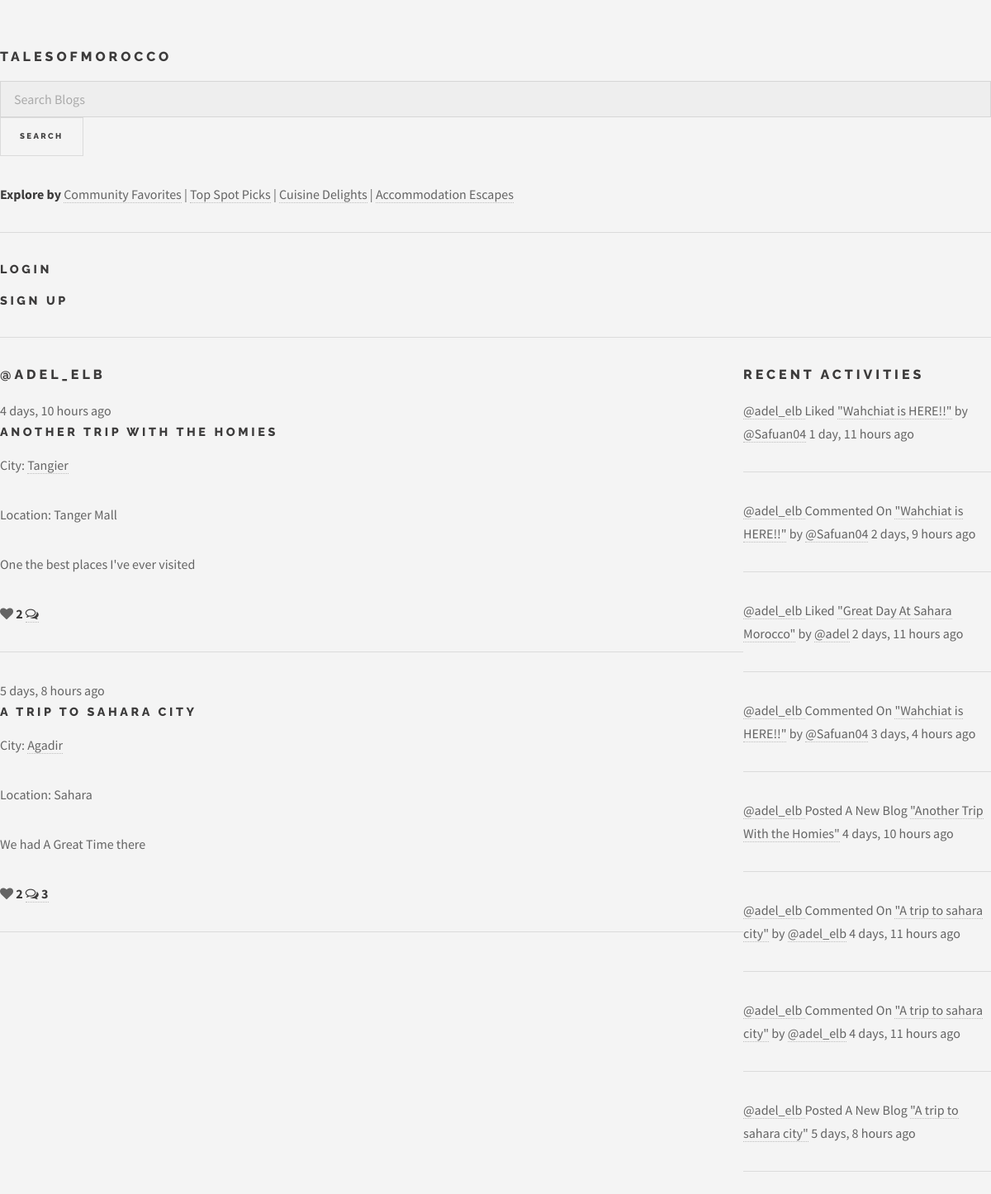
Page /profile/1/ on the earlier database version.
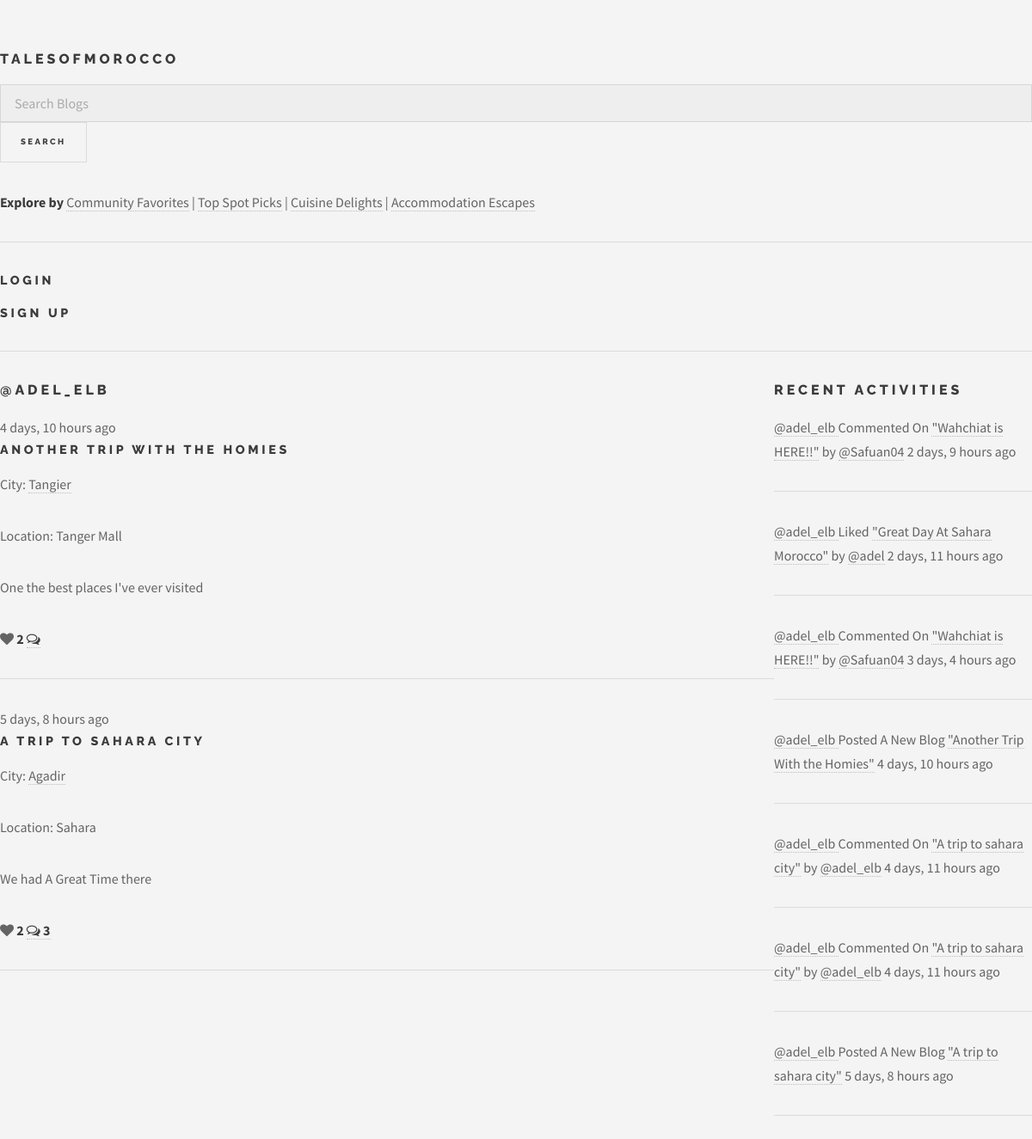
Same page on the later database version.
### base/models.py (models this page shows, shortened)
class BlogPost(models.Model):
    author = models.ForeignKey(User, on_delete=models.CASCADE, null=True)
    title = models.CharField(max_length=200)
    city = models.ForeignKey(City, on_delete=models.SET_NULL, null=True)
    specific_location = models.CharField(max_length=200, null=True, blank=True)
    description = models.TextField(null=False, blank=False)
    food = models.CharField(max_length=200, blank=True)
    food_rating = models.IntegerField(null=True, blank=True,
                                      validators=[MinValueValidator(1),
                                                  MaxValueValidator(5)])
    accommodation = models.CharField(max_length=200, blank=True)
    accommodation_rating = models.IntegerField(null=True, blank=True,
                                               validators=[MinValueValidator(1),
                                                           MaxValueValidator(5)])
    picture = models.ImageField(null=True, blank=True)
    likes = models.IntegerField(default=0)
    updated = models.DateTimeField(auto_now=True)
    created = models.DateTimeField(auto_now_add=True)
    class Meta:
        ordering = ['-created']
    def class_name(self) -> str:
        return self.__class__.__name__

class City(models.Model):
    name = models.CharField(max_length=200)
    def __str__(self) -> str:
        return self.name

class Like(models.Model):
    user = models.ForeignKey(User, on_delete=models.CASCADE)
    blogPost = models.ForeignKey(BlogPost, on_delete=models.CASCADE)
    created = models.DateTimeField(auto_now_add=True)
    def class_name(self) -> str:
        return self.__class__.__name__

class User(AbstractUser):
    name = models.CharField(max_length=200, null=True, blank=False)
    email = models.EmailField(unique=True, null=False, blank=False)
    bio = models.TextField(null=True, blank=True)
    avatar = models.ImageField(null=True, default="default.jpg")
    USERNAME_FIELD = 'email'
    REQUIRED_FIELDS = []

class Comment(models.Model):
    user = models.ForeignKey(User, on_delete=models.CASCADE)
    blogPost = models.ForeignKey(BlogPost, on_delete=models.CASCADE)
    body = models.TextField()
    edited = models.BooleanField(default=False)
    updated = models.DateTimeField(auto_now=True)
    created = models.DateTimeField(auto_now_add=True)
    def class_name(self) -> str:
        return self.__class__.__name__

### base/views.py (the view)
# urls.py: path('profile/<str:pk>/', views.profilePage, name='profile'),
def profilePage(request, pk):
    user = User.objects.get(id=int(pk))
    posts = BlogPost.objects.filter(author__id=int(pk))
    postSetup(request, posts)
    user_comments = user.comment_set.all()
    user_likes = user.like_set.all()
    activities = sorted(
        chain(posts, user_comments, user_likes),
        key=attrgetter('created'),
        reverse=True
    )
    context = {
        'title': 'Profile Page',
        'user': user,
        'posts': posts,
        'activities': activities[:10]
    }
    return render(request, 'profile.html', context)

### base/views.py (called while the page is built)
def postSetup(request, posts):
    for post in posts:
        post.comments = post.comment_set.all()
    user_likes = None;
    if request.user.is_authenticated:
        user_likes = Like.objects.filter(user=request.user)
    for post in posts:
        post.user_liked = user_likes.filter(blogPost=post).exists() if user_likes else False

### base/templates/profile.html (shortened to what this page needs)
{% extends 'layout.html' %}
{% load static %}
{% block content %}
<div class="profile-container">
  <div class="user-posts">
    <h1><a href="{% url 'profile' user.id %}">@{{ user.username }}</a></h1>
    <div>
      {% for post in posts %}
      <div>
        <small>{{ post.created | timesince }} ago</small>
          <h3><a href="{% url 'blog' post.id %}">{{ post.title }}</a></h3>
          <p>City: <a href="{% url 'city-blogs' post.city.id %}">{{ post.city }}</a></p>
          <p>Location: {{ post.specific_location }}</p>
          <p>{{ post.description }}</p>
          <i class="fa fa-heart {% if post.user_liked %}liked{% endif %}" data-post-id="{{ post.id }}"></i>
          <b><span id="like-{{ post.id }}">{% if post.likes > 0 %}{{ post.likes }}{% endif %}</span>
          <a class="comment-link" href="{% url 'blog' post.id %}"><i class="fa fa-comments-o"></i>
          <span>   {% if post.comments.count > 0 %}{{ post.comments.count }}{% endif %}</span></b></a>
          <hr>
      </div>
      {% endfor %}
    </div>
  </div>
  <div class="user-activities">
    {% include 'activity_feed.html' %}
  </div>
</div>
{% endblock content %}

### base/templates/activity_feed.html
<div class="activity">
    <h1>Recent Activities</h1>
    {% for activity in activities %}
    {% if activity.class_name == 'Like' %}
    <p><a href="{% url 'profile' activity.user.id %}">@{{ activity.user.username }}
    </a> Liked <a href="{% url 'blog' activity.blogPost.id %}">"{{ activity.blogPost.title }}"</a>
     by <a href="{% url 'profile' activity.blogPost.author.id %}">
        @{{ activity.blogPost.author.username }}</a> <small>{{ activity.created | timesince }} ago</small></p>
    <hr>
    {% elif activity.class_name == 'Comment' %}
    <p><a href="{% url 'profile' activity.user.id %}">@{{ activity.user.username }}
    </a> Commented On <a href="{% url 'blog' activity.blogPost.id %}">"{{ activity.blogPost.title }}"</a>
     by <a href="{% url 'profile' activity.blogPost.author.id %}">
        @{{ activity.blogPost.author.username }}</a> <small>{{ activity.created | timesince }} ago</small></p>
    <hr>
    {% else %}
    <p><a href="{% url 'profile' activity.author.id %}">@{{ activity.author.username }}
    </a> Posted A New Blog <a href="{% url 'blog' activity.id %}">"{{ activity.title }}"</a>
    <small>{{ activity.created | timesince }} ago</small></p>
    <hr>
    {% endif %}
    {% endfor %}
</div>

Differences in the rows shown:
removed Like: user.username "adel_elb", blogPost "Wahchiat is HERE!!", blogPost.author.username "Safuan04", created "1 day, 11 hours"
